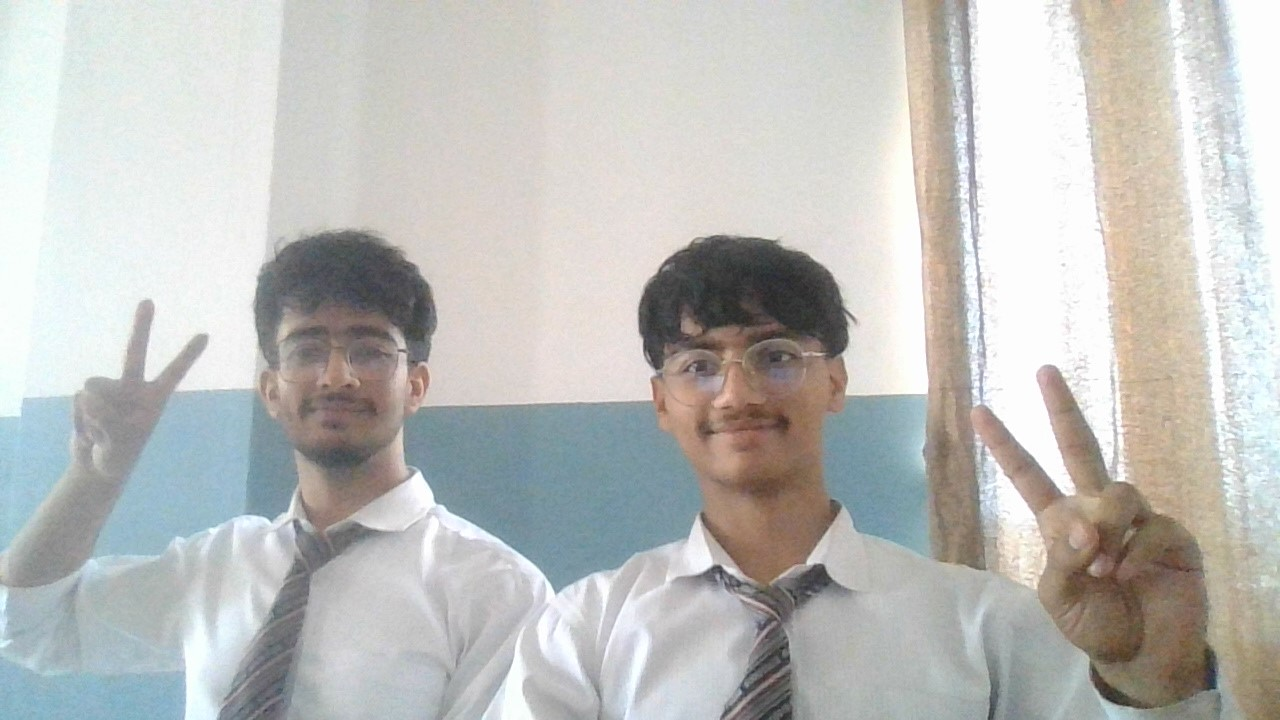
#> input picture Images/diddy.jpg, 1280 x 720 px, found by its file name
$ python RegionOfIntrest.py
#> lines starting #> are read from the running program, lines starting #| are printed output that depends on the picture; after the words box and inside, x2 and y2 are one past the last pixel; in counts of white or black regions, pixels touching at a corner belong together
import cv2 as cv
import numpy as np

img = cv.imread('C:\\Users\\prajj\\repo\\opencv\\diddy.jpg')
#> img is the input picture: shape (720, 1280, 3); mean B, G, R 188.3, 191.1, 190.9

# Show the original image
cv.imshow('Before party', img)

# Cut and paste some heads
ball = img[236: 500, 606: 870]
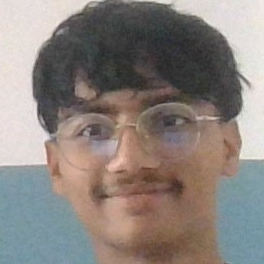
#> ball: shape (264, 264, 3); mean B, G, R 125.5, 130.4, 138.7
img[232: 496, 228: 492] = ball
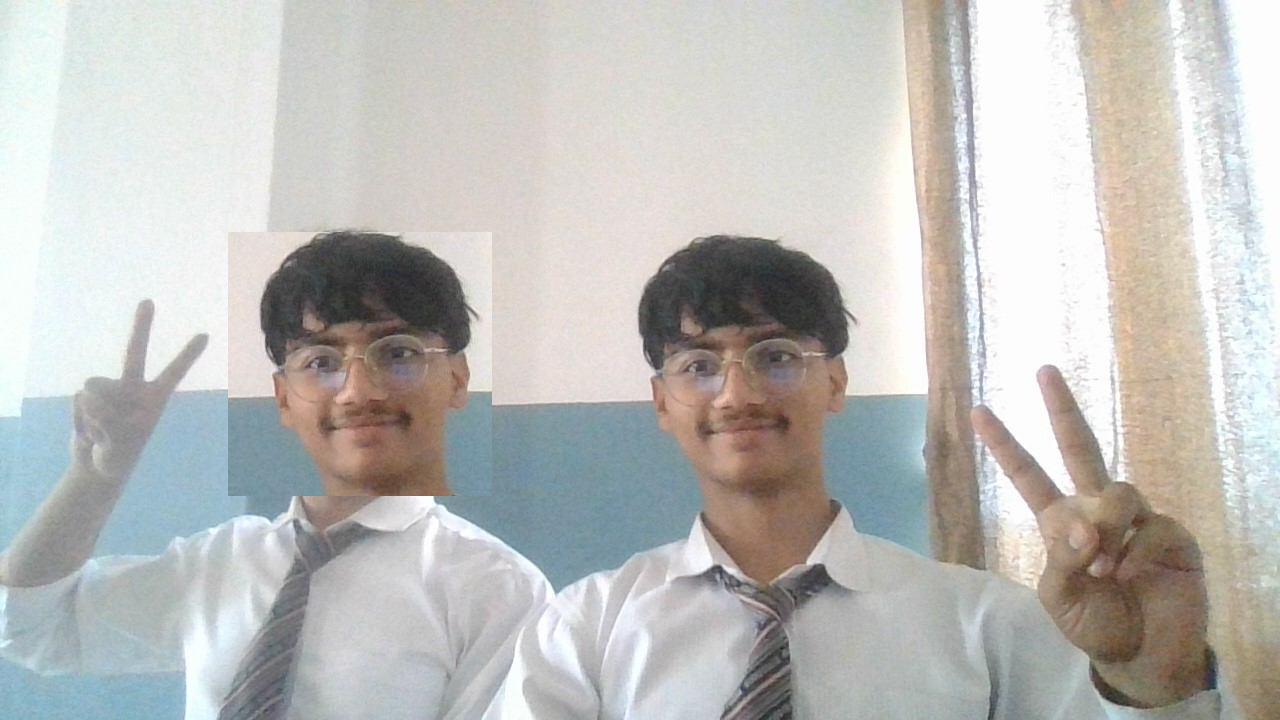
#> img: shape (720, 1280, 3); 7.56% of pixels changed, all inside (x1, y1, x2, y2) = (228, 232, 492, 496)

# Remving the respective channel 0 or 1 or 2 from the image so here the blue element is missing on every pixel
img[:, :, 2] = 0
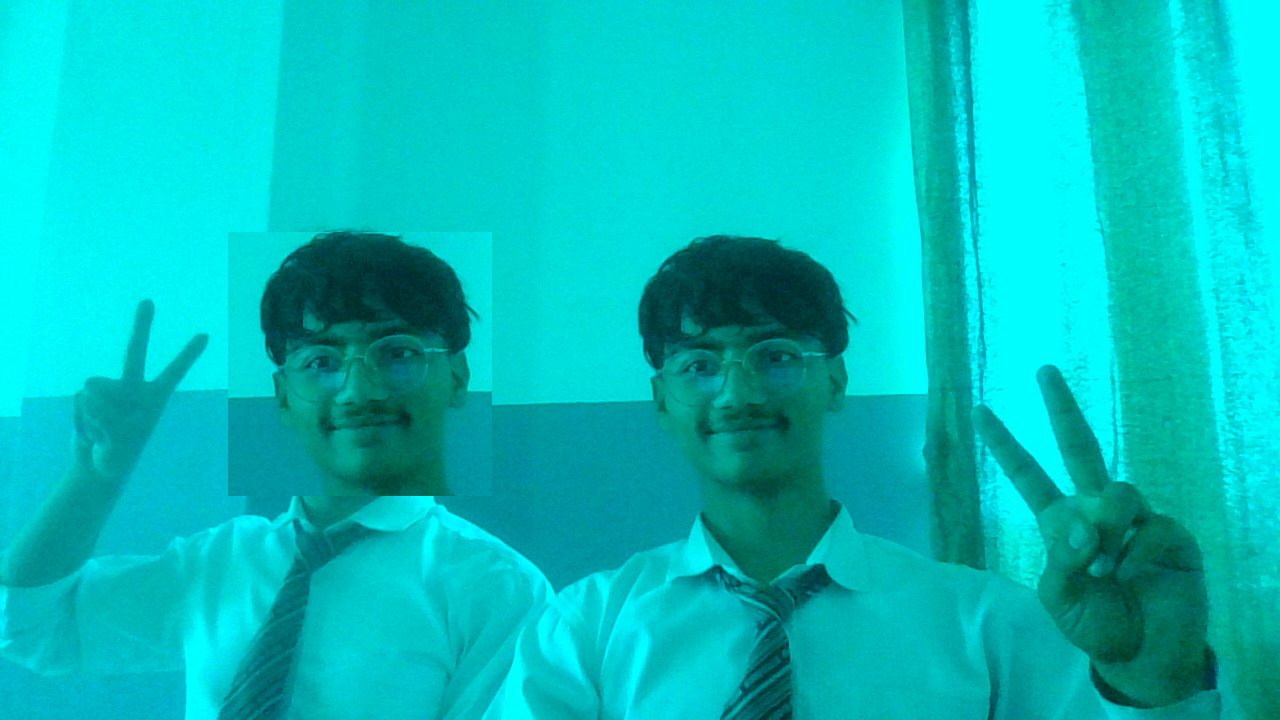
#> img: shape (720, 1280, 3); mean B, G, R 186.5, 189.7, 0

print(ball.shape)
#| (264, 264, 3)
# print(hello.shape)

cv.imshow('Diddy party', img)

cv.waitKey(0)
cv.destroyAllWindows()

$ run again, with Images/hero.jpg copied over Images/diddy.jpg
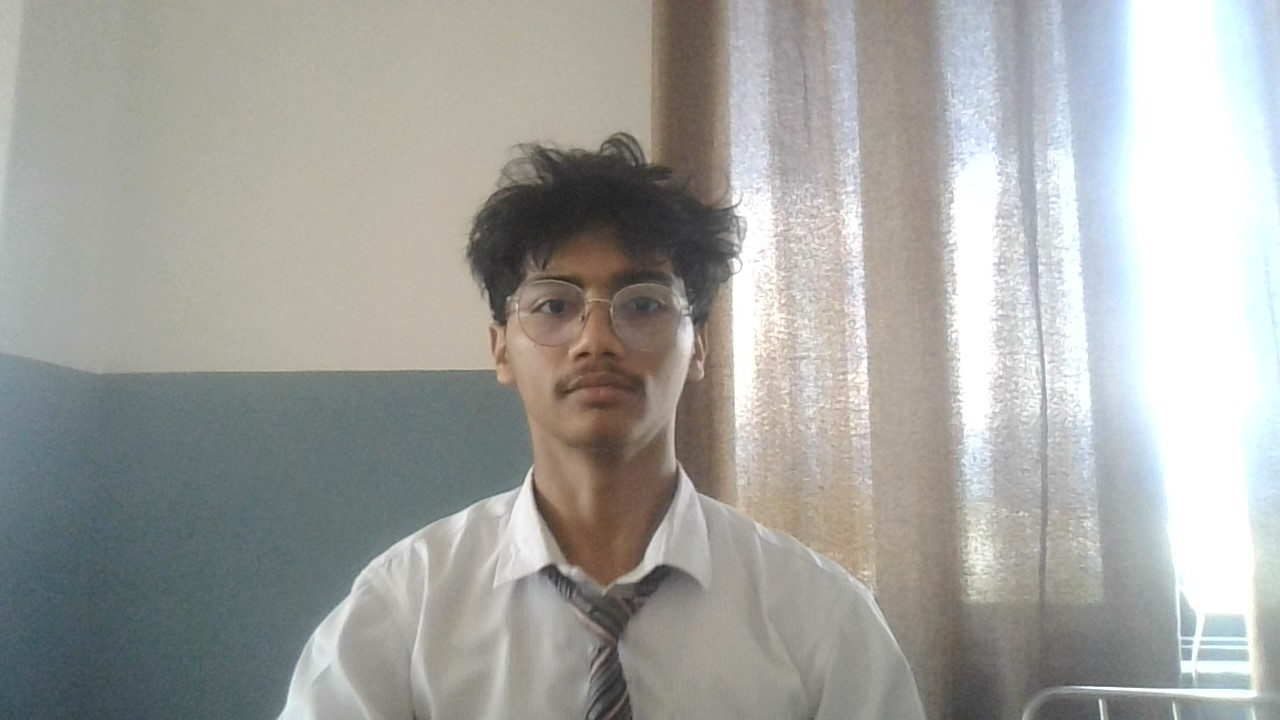
#> input picture Images/hero.jpg, 1280 x 720 px, found by its file name
#> img is the input picture: shape (720, 1280, 3); mean B, G, R 159.5, 163.6, 163.1
#> `ball = img[236: 500, 606: 870]`:
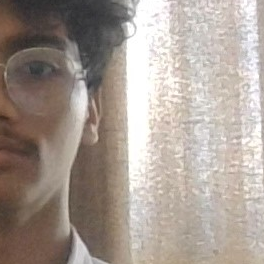
#> ball: shape (264, 264, 3); mean B, G, R 147, 155.3, 166.6
#> `img[:, :, 2] = 0`:
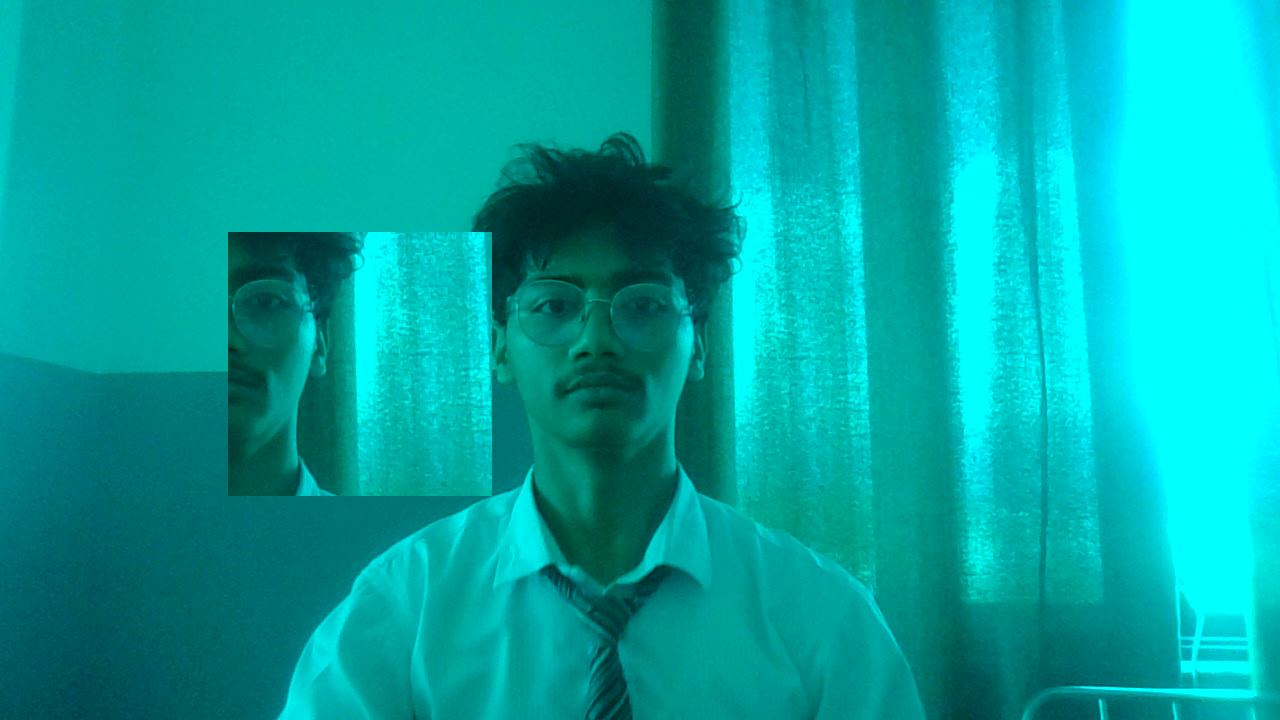
#> img: shape (720, 1280, 3); mean B, G, R 159.9, 164, 0
#| (264, 264, 3)
